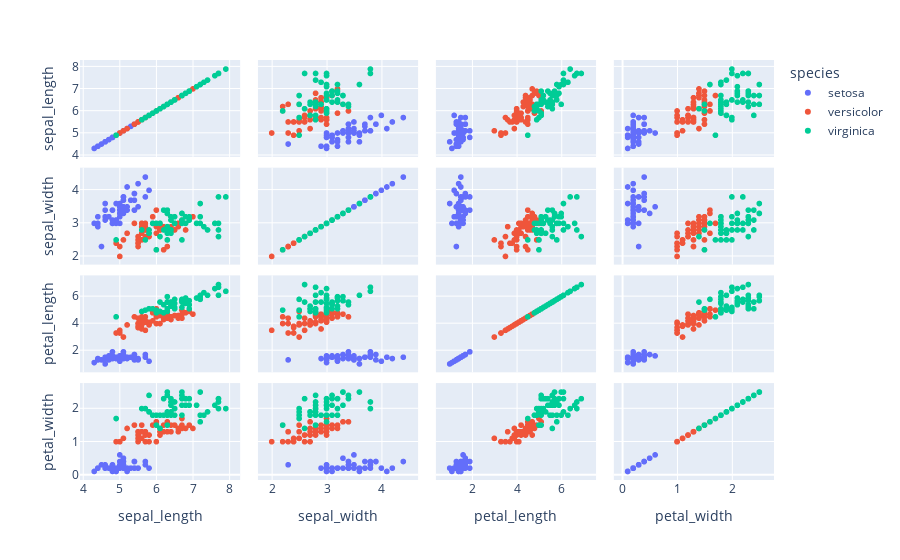

Source (notebook cell):
### Code cell
# Answer 4

iris = sns.load_dataset('iris')
fig = px.scatter_matrix(iris, dimensions=["sepal_length", "sepal_width", "petal_length", "petal_width"], color="species")
fig.show()

### Figure 1 — Plotly figure (JSON) as saved in the notebook; plotly's stock layout.template omitted (floating-point values rounded to 4 significant figures)
{"data": [{"dimensions": [{"axis": {"matches": true}, "label": "sepal_length", "values": [5.1, 4.9, 4.7, 4.6, 5, 5.4, 4.6, 5, 4.4, 4.9, 5.4, 4.8, 4.8, 4.3, 5.8, 5.7, 5.4, 5.1, 5.7, 5.1, 5.4, 5.1, 4.6, 5.1, 4.8, 5, 5, 5.2, 5.2, 4.7, 4.8, 5.4, 5.2, 5.5, 4.9, 5, 5.5, 4.9, 4.4, 5.1, 5, 4.5, 4.4, 5, 5.1, 4.8, 5.1, 4.6, 5.3, 5]}, {"axis": {"matches": true}, "label": "sepal_width", "values": [3.5, 3, 3.2, 3.1, 3.6, 3.9, 3.4, 3.4, 2.9, 3.1, 3.7, 3.4, 3, 3, 4, 4.4, 3.9, 3.5, 3.8, 3.8, 3.4, 3.7, 3.6, 3.3, 3.4, 3, 3.4, 3.5, 3.4, 3.2, 3.1, 3.4, 4.1, 4.2, 3.1, 3.2, 3.5, 3.6, 3, 3.4, 3.5, 2.3, 3.2, 3.5, 3.8, 3, 3.8, 3.2, 3.7, 3.3]}, {"axis": {"matches": true}, "label": "petal_length", "values": [1.4, 1.4, 1.3, 1.5, 1.4, 1.7, 1.4, 1.5, 1.4, 1.5, 1.5, 1.6, 1.4, 1.1, 1.2, 1.5, 1.3, 1.4, 1.7, 1.5, 1.7, 1.5, 1, 1.7, 1.9, 1.6, 1.6, 1.5, 1.4, 1.6, 1.6, 1.5, 1.5, 1.4, 1.5, 1.2, 1.3, 1.4, 1.3, 1.5, 1.3, 1.3, 1.3, 1.6, 1.9, 1.4, 1.6, 1.4, 1.5, 1.4]}, {"axis": {"matches": true}, "label": "petal_width", "values": [0.2, 0.2, 0.2, 0.2, 0.2, 0.4, 0.3, 0.2, 0.2, 0.1, 0.2, 0.2, 0.1, 0.1, 0.2, 0.4, 0.4, 0.3, 0.3, 0.3, 0.2, 0.4, 0.2, 0.5, 0.2, 0.2, 0.4, 0.2, 0.2, 0.2, 0.2, 0.4, 0.1, 0.2, 0.2, 0.2, 0.2, 0.1, 0.2, 0.2, 0.3, 0.3, 0.2, 0.6, 0.4, 0.3, 0.2, 0.2, 0.2, 0.2]}], "hovertemplate": "species=setosa<br>%{xaxis.title.text}=%{x}<br>%{yaxis.title.text}=%{y}<extra></extra>", "legendgroup": "setosa", "marker": {"color": "#636efa", "symbol": "circle"}, "name": "setosa", "showlegend": true, "type": "splom"}, {"dimensions": [{"axis": {"matches": true}, "label": "sepal_length", "values": [7, 6.4, 6.9, 5.5, 6.5, 5.7, 6.3, 4.9, 6.6, 5.2, 5, 5.9, 6, 6.1, 5.6, 6.7, 5.6, 5.8, 6.2, 5.6, 5.9, 6.1, 6.3, 6.1, 6.4, 6.6, 6.8, 6.7, 6, 5.7, 5.5, 5.5, 5.8, 6, 5.4, 6, 6.7, 6.3, 5.6, 5.5, 5.5, 6.1, 5.8, 5, 5.6, 5.7, 5.7, 6.2, 5.1, 5.7]}, {"axis": {"matches": true}, "label": "sepal_width", "values": [3.2, 3.2, 3.1, 2.3, 2.8, 2.8, 3.3, 2.4, 2.9, 2.7, 2, 3, 2.2, 2.9, 2.9, 3.1, 3, 2.7, 2.2, 2.5, 3.2, 2.8, 2.5, 2.8, 2.9, 3, 2.8, 3, 2.9, 2.6, 2.4, 2.4, 2.7, 2.7, 3, 3.4, 3.1, 2.3, 3, 2.5, 2.6, 3, 2.6, 2.3, 2.7, 3, 2.9, 2.9, 2.5, 2.8]}, {"axis": {"matches": true}, "label": "petal_length", "values": [4.7, 4.5, 4.9, 4, 4.6, 4.5, 4.7, 3.3, 4.6, 3.9, 3.5, 4.2, 4, 4.7, 3.6, 4.4, 4.5, 4.1, 4.5, 3.9, 4.8, 4, 4.9, 4.7, 4.3, 4.4, 4.8, 5, 4.5, 3.5, 3.8, 3.7, 3.9, 5.1, 4.5, 4.5, 4.7, 4.4, 4.1, 4, 4.4, 4.6, 4, 3.3, 4.2, 4.2, 4.2, 4.3, 3, 4.1]}, {"axis": {"matches": true}, "label": "petal_width", "values": [1.4, 1.5, 1.5, 1.3, 1.5, 1.3, 1.6, 1, 1.3, 1.4, 1, 1.5, 1, 1.4, 1.3, 1.4, 1.5, 1, 1.5, 1.1, 1.8, 1.3, 1.5, 1.2, 1.3, 1.4, 1.4, 1.7, 1.5, 1, 1.1, 1, 1.2, 1.6, 1.5, 1.6, 1.5, 1.3, 1.3, 1.3, 1.2, 1.4, 1.2, 1, 1.3, 1.2, 1.3, 1.3, 1.1, 1.3]}], "hovertemplate": "species=versicolor<br>%{xaxis.title.text}=%{x}<br>%{yaxis.title.text}=%{y}<extra></extra>", "legendgroup": "versicolor", "marker": {"color": "#EF553B", "symbol": "circle"}, "name": "versicolor", "showlegend": true, "type": "splom"}, {"dimensions": [{"axis": {"matches": true}, "label": "sepal_length", "values": [6.3, 5.8, 7.1, 6.3, 6.5, 7.6, 4.9, 7.3, 6.7, 7.2, 6.5, 6.4, 6.8, 5.7, 5.8, 6.4, 6.5, 7.7, 7.7, 6, 6.9, 5.6, 7.7, 6.3, 6.7, 7.2, 6.2, 6.1, 6.4, 7.2, 7.4, 7.9, 6.4, 6.3, 6.1, 7.7, 6.3, 6.4, 6, 6.9, 6.7, 6.9, 5.8, 6.8, 6.7, 6.7, 6.3, 6.5, 6.2, 5.9]}, {"axis": {"matches": true}, "label": "sepal_width", "values": [3.3, 2.7, 3, 2.9, 3, 3, 2.5, 2.9, 2.5, 3.6, 3.2, 2.7, 3, 2.5, 2.8, 3.2, 3, 3.8, 2.6, 2.2, 3.2, 2.8, 2.8, 2.7, 3.3, 3.2, 2.8, 3, 2.8, 3, 2.8, 3.8, 2.8, 2.8, 2.6, 3, 3.4, 3.1, 3, 3.1, 3.1, 3.1, 2.7, 3.2, 3.3, 3, 2.5, 3, 3.4, 3]}, {"axis": {"matches": true}, "label": "petal_length", "values": [6, 5.1, 5.9, 5.6, 5.8, 6.6, 4.5, 6.3, 5.8, 6.1, 5.1, 5.3, 5.5, 5, 5.1, 5.3, 5.5, 6.7, 6.9, 5, 5.7, 4.9, 6.7, 4.9, 5.7, 6, 4.8, 4.9, 5.6, 5.8, 6.1, 6.4, 5.6, 5.1, 5.6, 6.1, 5.6, 5.5, 4.8, 5.4, 5.6, 5.1, 5.1, 5.9, 5.7, 5.2, 5, 5.2, 5.4, 5.1]}, {"axis": {"matches": true}, "label": "petal_width", "values": [2.5, 1.9, 2.1, 1.8, 2.2, 2.1, 1.7, 1.8, 1.8, 2.5, 2, 1.9, 2.1, 2, 2.4, 2.3, 1.8, 2.2, 2.3, 1.5, 2.3, 2, 2, 1.8, 2.1, 1.8, 1.8, 1.8, 2.1, 1.6, 1.9, 2, 2.2, 1.5, 1.4, 2.3, 2.4, 1.8, 1.8, 2.1, 2.4, 2.3, 1.9, 2.3, 2.5, 2.3, 1.9, 2, 2.3, 1.8]}], "hovertemplate": "species=virginica<br>%{xaxis.title.text}=%{x}<br>%{yaxis.title.text}=%{y}<extra></extra>", "legendgroup": "virginica", "marker": {"color": "#00cc96", "symbol": "circle"}, "name": "virginica", "showlegend": true, "type": "splom"}], "layout": {"autosize": true, "dragmode": "select", "legend": {"title": {"text": "species"}, "tracegroupgap": 0}, "margin": {"t": 60}, "xaxis": {"autorange": true, "range": [3.707, 8.493], "type": "linear"}, "xaxis2": {"autorange": true, "range": [1.605, 4.795], "type": "linear"}, "xaxis3": {"autorange": true, "range": [0.02855, 7.871], "type": "linear"}, "xaxis4": {"autorange": true, "range": [-0.2952, 2.895], "type": "linear"}, "yaxis": {"autorange": true, "range": [3.707, 8.493], "type": "linear"}, "yaxis2": {"autorange": true, "range": [1.605, 4.795], "type": "linear"}, "yaxis3": {"autorange": true, "range": [0.02855, 7.871], "type": "linear"}, "yaxis4": {"autorange": true, "range": [-0.2952, 2.895], "type": "linear"}}}
